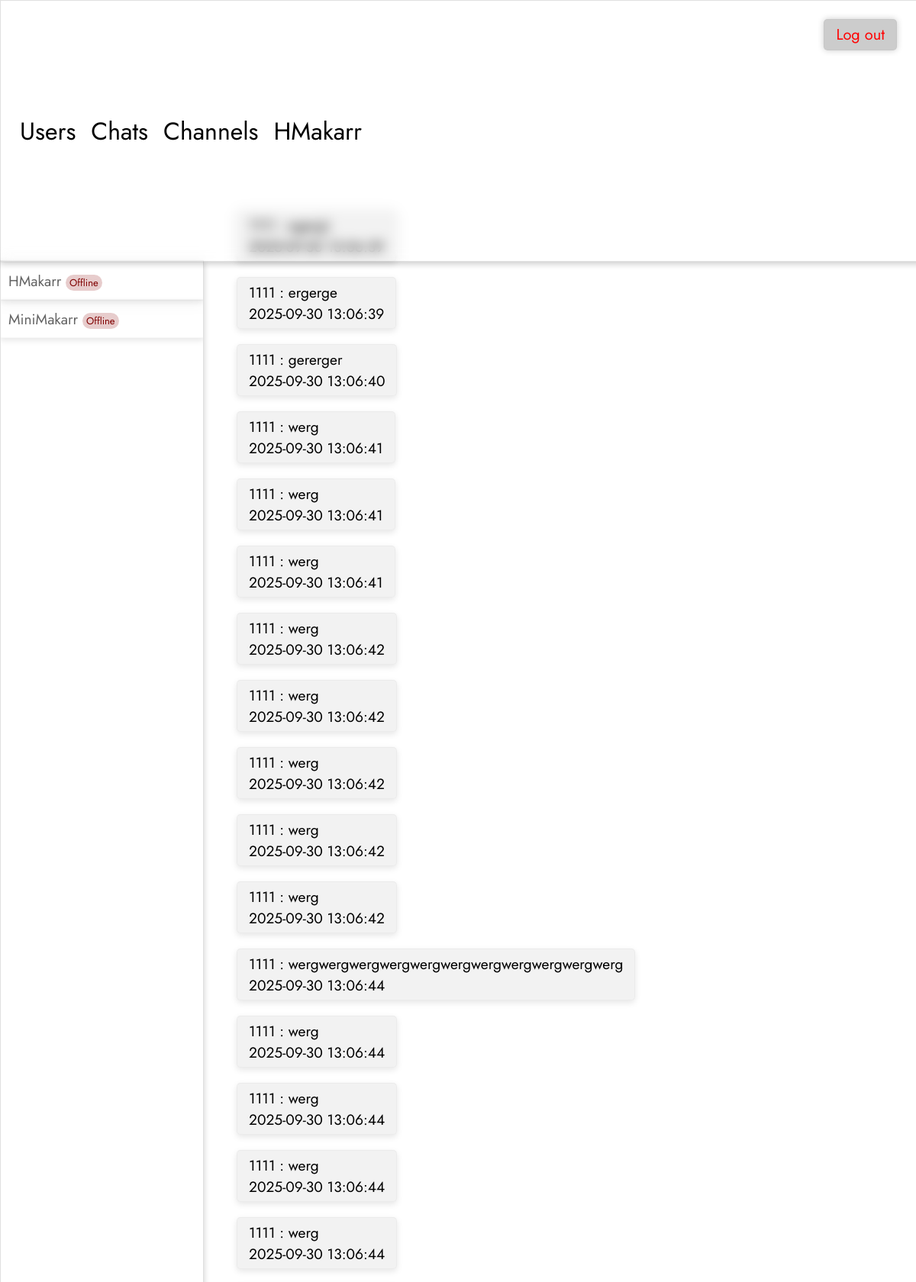
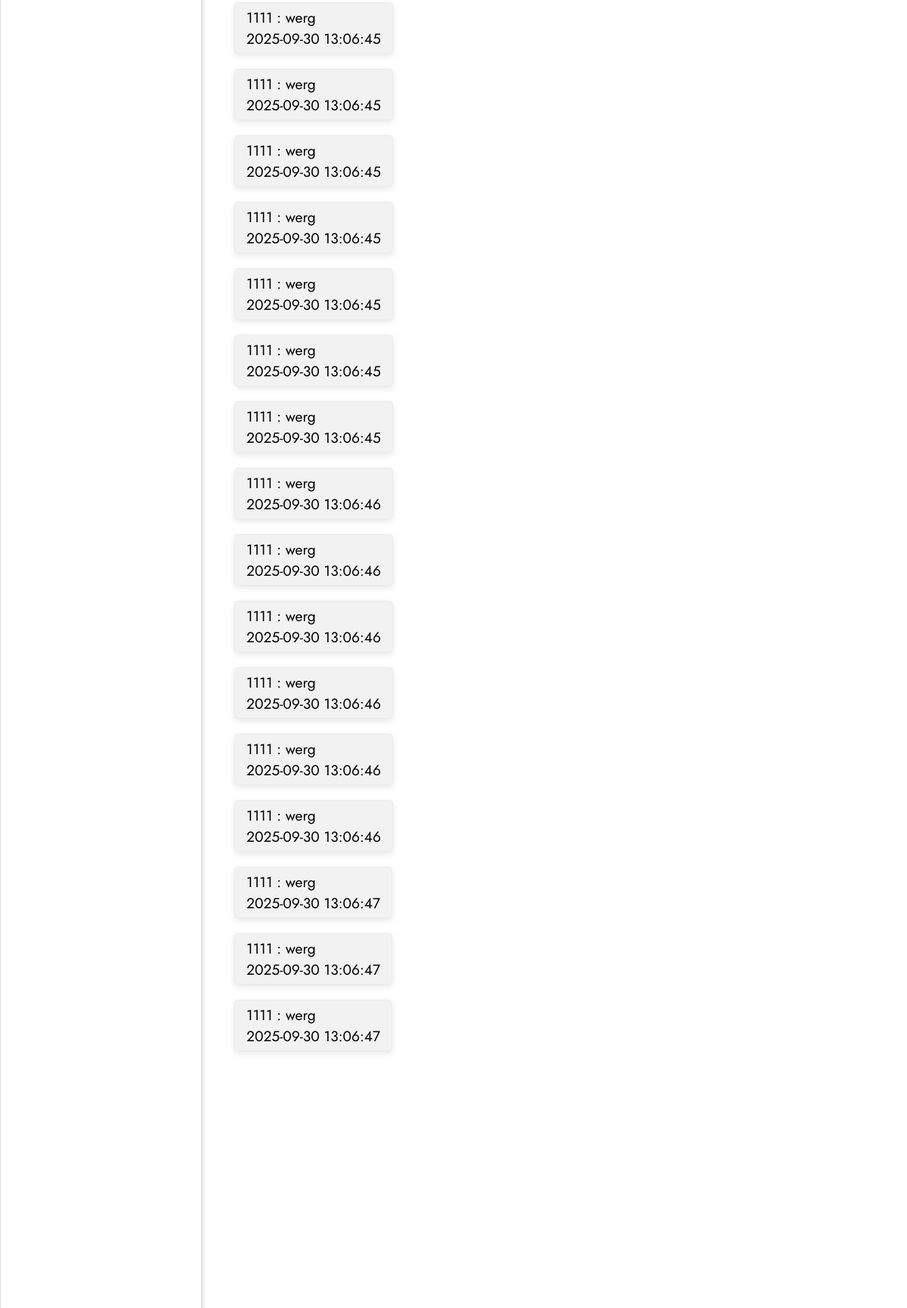
The app's page /home/users/1 (signed in) with its own data (2 pictures, top to bottom).
### tables this page shows
CREATE TABLE users (
                id INTEGER PRIMARY KEY,
                name TEXT NOT NULL,
                password TEXT NOT NULL,
                status TEXT DEFAULT 'user'
            );

CREATE TABLE personal_messages (
                id INTEGER PRIMARY KEY,
                sender_id INTEGER,
                to_user_id INTEGER,
                content TEXT NOT NULL,
                timestamp DATETIME DEFAULT CURRENT_TIMESTAMP,
                            
                FOREIGN KEY(sender_id) REFERENCES users(id),
                FOREIGN KEY(to_user_id) REFERENCES users(id)
            );

### main.py (the view)
@app.route('/home/users/<int:user_id>', methods=['GET'])
def home_user(user_id):
    session.pop('chat_id', None)
    session_username = session.get('username')
    if not session_username:
        return redirect(url_for('signin'))
    db = get_db()
    users_list = db.get_all_users()
    users2 = {row[0]: row[1] for row in users_list}
    return render_template(
        'home.html',
        self_id=db.get_user_id(session_username),
        self_name=session_username,
        tab_info={
            'tab': 'users',
            'viewing': user_id,
            'all': db.get_all_users(),
            'messages': db.get_personal_messages(db.get_user_id(session_username), user_id),
        },
        users2=users2,
        username=session_username,
        viewing_username=users2.get(user_id),
        online_ids=list(ONLINE_USER_IDS)
    )

### db.py (called while the page is built)
    def close(self):
        self.connection.close()

    def get_personal_messages(self, user1_id: int, user2_id: int):
        self.cursor.execute('''
            SELECT id, sender_id, content, timestamp
            FROM personal_messages
            WHERE (sender_id = ? AND to_user_id = ?)
            OR (sender_id = ? AND to_user_id = ?)
            ORDER BY timestamp ASC
        ''', (user1_id, user2_id, user2_id, user1_id))
        return self.cursor.fetchall()

    def get_all_users(self):
        self.cursor.execute('''
            SELECT id, name FROM users
        ''')
        return self.cursor.fetchall()

    def get_user_id(self, name: str):
        self.cursor.execute('''
            SELECT id FROM users WHERE name = ?
        ''', (name,))
        result = self.cursor.fetchone()
        return result[0] if result else None

### main.py (called while the page is built)
def get_db():
    if 'db' not in g:
        db_path = os.environ.get('DATABASE_PATH', 'app.db')
        g.db = Database(db_path)
    return g.db

### templates/home.html (shortened to what this page needs)
<!DOCTYPE html>
<html lang="en">
<head>
    <link href="https://cdnjs.cloudflare.com/ajax/libs/font-awesome/7.0.1/css/all.min.css" rel="stylesheet">
    <link rel="stylesheet" href="{{ url_for('static', filename='css/styles.css') }}">
</head>
<body>
    <div class="left-glass-container">
        <ul class="another" id="nav-list">
            {% if tab_info['tab'] == "users" %}
                {% set online_set = online_ids|default([]) %}
                {% for user in tab_info['all'] %}
                    {% if user[0] != self_id %}
                        {% set is_online = user[0] in online_set %}
                        {% if user[1] == tab_info['viewing'] %}
                            <li class="active" data-type="user" data-id="{{ user[0] }}">
                        {% else %}
                            <li data-type="user" data-id="{{ user[0] }}">
                        {% endif %}
                                <a href="{{ url_for('home_user', user_id=user[0]) }}">{{ user[1] }}</a>
                                <span class="status-badge {{ 'online' if is_online else 'offline' }}">{{ 'Online' if is_online else 'Offline' }}</span>
                            </li>
                    {% endif %}
                {% endfor %}
            {% endif %}
        </ul>
    </div>
    <div class="top-glass-container">
        <header>
            <h1><a href="{{ url_for('home_users') }}">Users</a></h1>
            <h1><a href="{{ url_for('home_chats') }}">Chats</a></h1>
            <h1><a href="{{ url_for('home_channels') }}">Channels</a></h1>
            <h1>{{ viewing_username }}</h1>
        </header>
    </div>
    <div class="main">
            {% if tab_info['viewing'] %}
                <ul id="messages" data-scope="{{ 'personal' if tab_info['tab']=='users' else ('chat' if tab_info['tab']=='chats' else 'channel') }}" data-viewing="{{ tab_info['viewing'] }}">
                    {% for msg in tab_info['messages'] %}
                        <li class="message
                            {% if tab_info['tab'] == 'users' and msg[1] == self_id %} self{% endif %}
                            {% if tab_info['tab'] == 'channels' and msg[1] == self_id %} self{% endif %}"
                            data-id="{{ msg[0] }}"
                        >
                            <div class="msg-text">
                            {% if tab_info['tab'] == 'users' %}
                                {{ users2[msg[1]] }} : {{ msg[2] }}
                            {% elif tab_info['tab'] == 'chats' %}
                                {{ msg[4] }} : {{ msg[2] }}
                            {% else %}
                                {{ msg[4] }} : {{ msg[2] }}
                            {% endif %}
                            </div>
                            <div class="msg-time">{{ msg[3] }}</div>
                        </li>
                    {% endfor %}
                </ul>
            {% endif %}
    </div>
    {% if tab_info['tab'] == 'users' and tab_info['viewing'] %}
        <form class="message-form" id="message-form">
            <input placeholder="Write something.." type="text" class="write-message-input" id="message-input">
            <button class="write-message-button" type="submit">
                <i class="fa-solid fa-paper-plane"></i>
            </button>
        </form>
    {% endif %}
    <form method="post" action="{{ url_for('logout') }}" class="log_out">
        <button type="submit">Log out</button>
    </form>
</body>
</html>

### records on screen
users: name "HMakarr", value "Offline"
users: name "MiniMakarr", value "Offline"
personal_messages: content "egerg\\", timestamp "2025-09-30 13:06:39"
users: name "1111"
personal_messages: content "ergerge", timestamp "2025-09-30 13:06:39"
personal_messages: content "gererger", timestamp "2025-09-30 13:06:40"
personal_messages: content "werg", timestamp "2025-09-30 13:06:41"
personal_messages: content "werg", timestamp "2025-09-30 13:06:41"
personal_messages: content "werg", timestamp "2025-09-30 13:06:41"
personal_messages: content "werg", timestamp "2025-09-30 13:06:42"
personal_messages: content "werg", timestamp "2025-09-30 13:06:42"
personal_messages: content "werg", timestamp "2025-09-30 13:06:42"
personal_messages: content "werg", timestamp "2025-09-30 13:06:42"
personal_messages: content "werg", timestamp "2025-09-30 13:06:42"
personal_messages: content "wergwergwergwergwergwergwergwergwergwergwerg", timestamp "2025-09-30 13:06:44"
personal_messages: content "werg", timestamp "2025-09-30 13:06:44"
personal_messages: content "werg", timestamp "2025-09-30 13:06:44"
personal_messages: content "werg", timestamp "2025-09-30 13:06:44"
personal_messages: content "werg", timestamp "2025-09-30 13:06:44"
personal_messages: content "werg", timestamp "2025-09-30 13:06:45"
personal_messages: content "werg", timestamp "2025-09-30 13:06:45"
personal_messages: content "werg", timestamp "2025-09-30 13:06:45"
personal_messages: content "werg", timestamp "2025-09-30 13:06:45"
personal_messages: content "werg", timestamp "2025-09-30 13:06:45"
personal_messages: content "werg", timestamp "2025-09-30 13:06:45"
personal_messages: content "werg", timestamp "2025-09-30 13:06:45"
personal_messages: content "werg", timestamp "2025-09-30 13:06:46"
personal_messages: content "werg", timestamp "2025-09-30 13:06:46"
personal_messages: content "werg", timestamp "2025-09-30 13:06:46"
personal_messages: content "werg", timestamp "2025-09-30 13:06:46"
personal_messages: content "werg", timestamp "2025-09-30 13:06:46"
personal_messages: content "werg", timestamp "2025-09-30 13:06:46"
personal_messages: content "werg", timestamp "2025-09-30 13:06:47"
personal_messages: content "werg", timestamp "2025-09-30 13:06:47"
personal_messages: content "werg", timestamp "2025-09-30 13:06:47"
